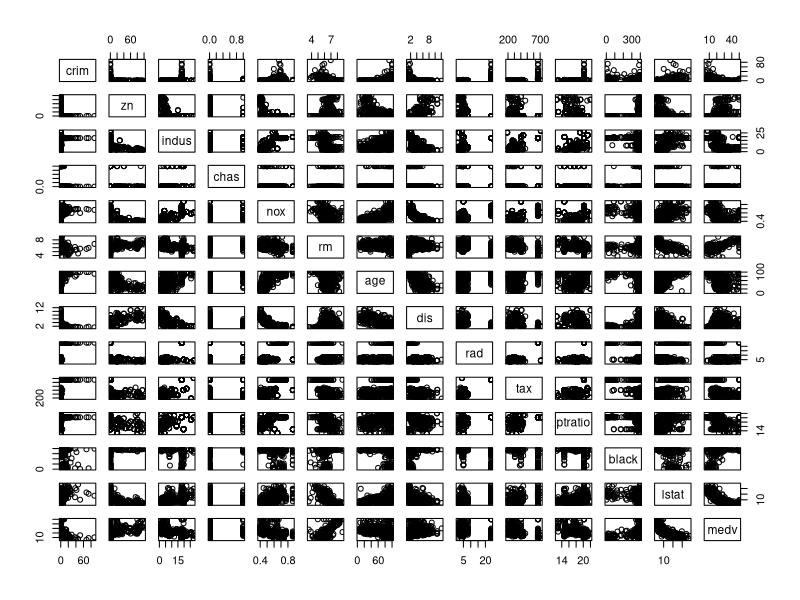
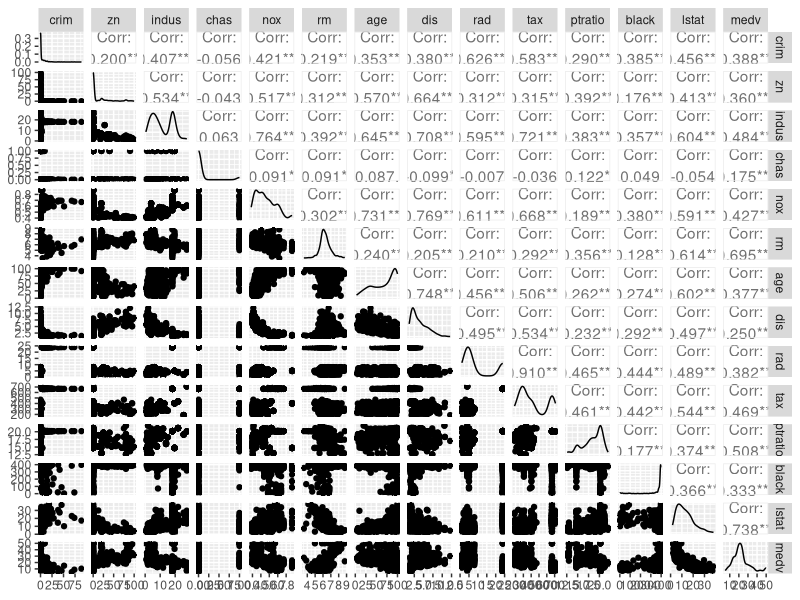
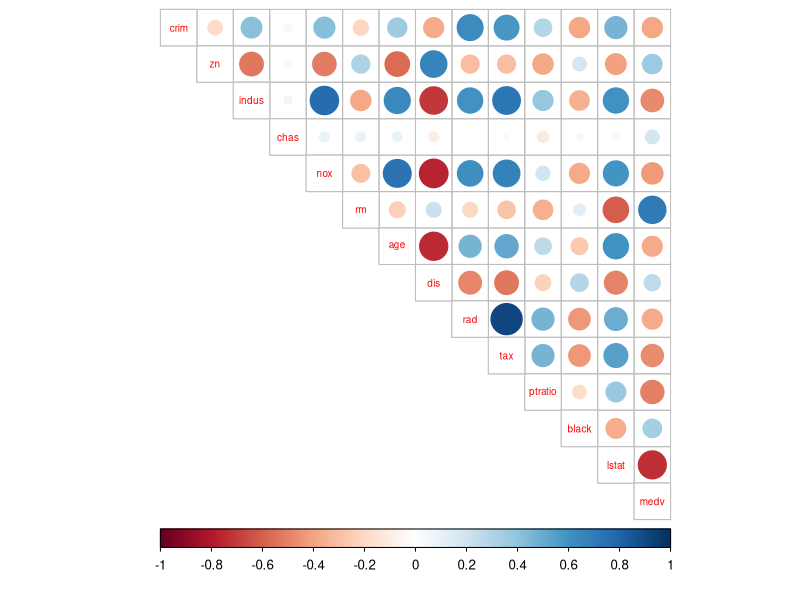
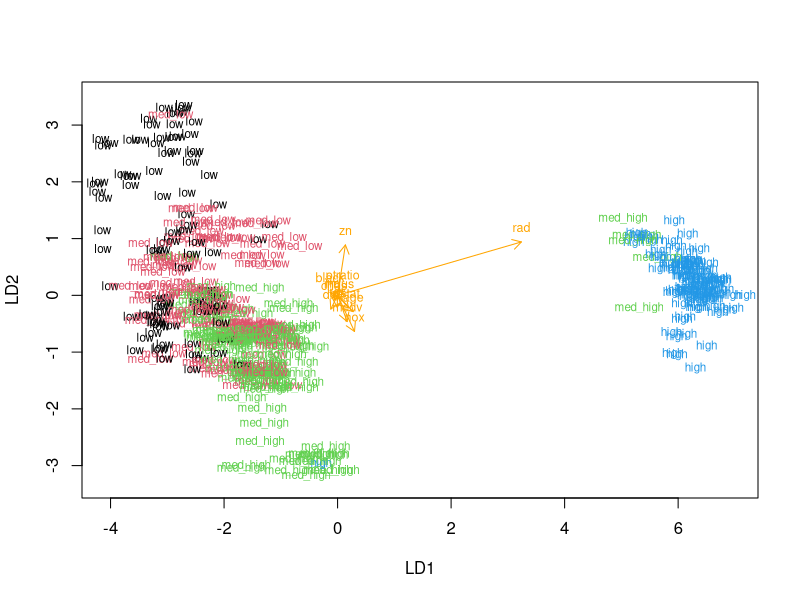
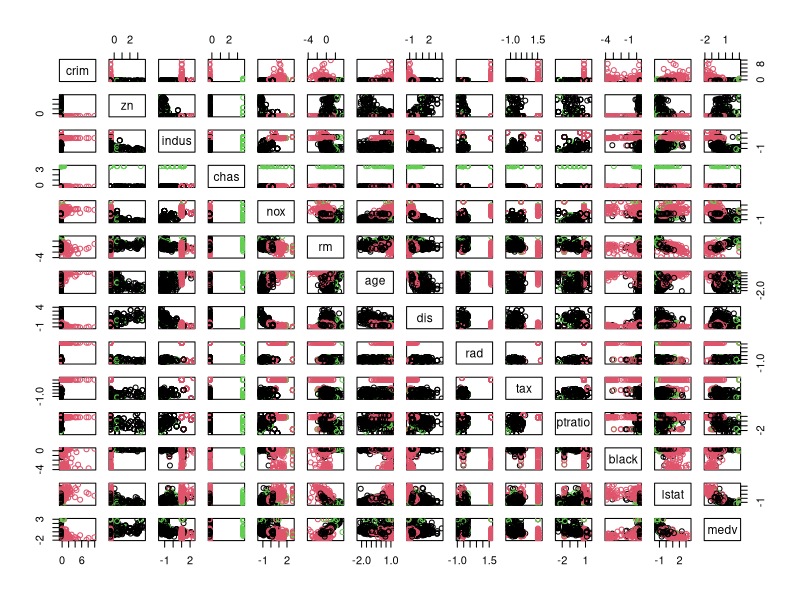
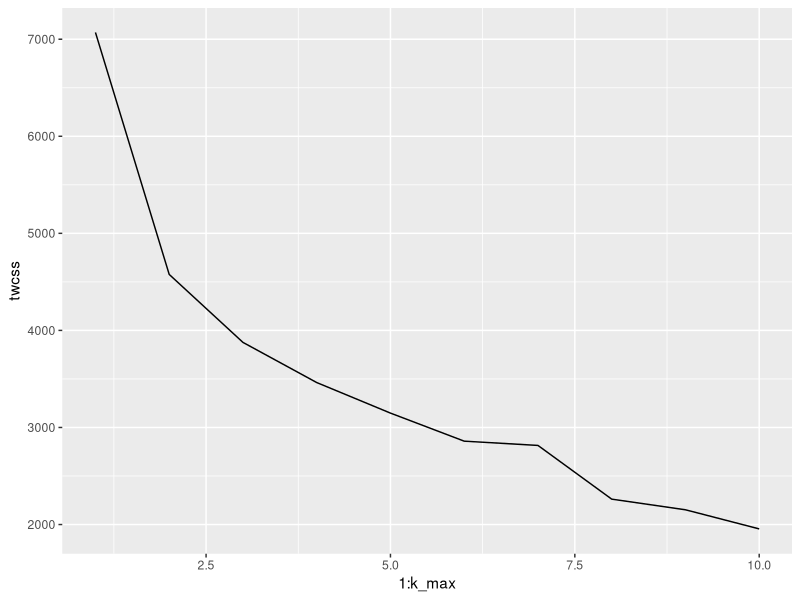
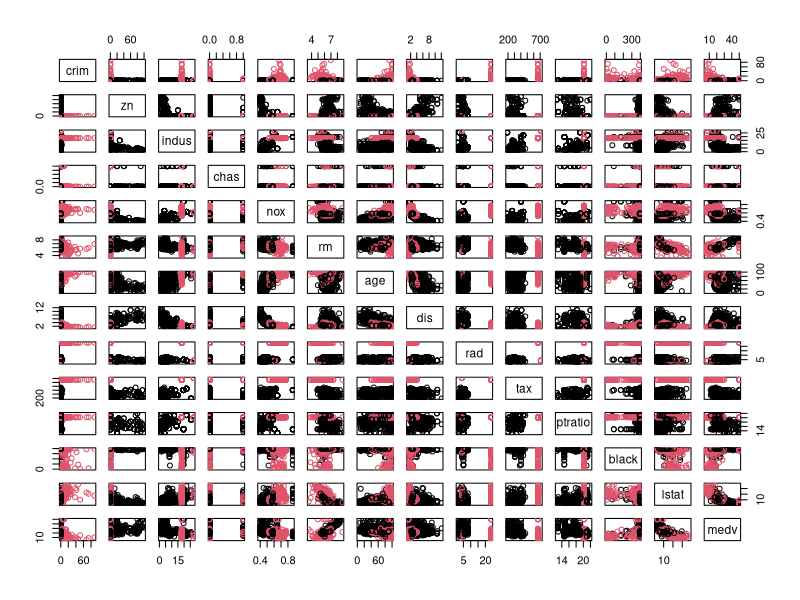

Write R code to recreate these figures, in order.
## ---- chunk 1
date()
## ---- chunk 2
library(MASS)
data("Boston")
str(Boston) #structure
summary(Boston)
dim(Boston) #dimensions

## ---- chunk 3
pairs(Boston) #plot matrix
library(ggplot2)
library(GGally)
ggpairs(Boston)

## ---- chunk 4
library("corrplot")
library("dplyr")
#calculate the correlation matrix and round it
cor_matrix<-cor(Boston) %>% round(digits=2)
#printing correlation matrix
cor_matrix
#visualizing
corrplot(cor_matrix, method="circle", type="upper", cl.pos="b", tl.pos="d", tl.cex = 0.6)

## ---- chunk 5
#scaling
boston_scaled <- scale(Boston)
summary(boston_scaled)
class(boston_scaled)
#I want the data to be in a data frame
boston_scaled<-as.data.frame(boston_scaled)
## ---- chunk 6
summary(boston_scaled$crim)
# create a quantile vector of crim and print it
bins <- quantile(boston_scaled$crim)
bins #there are same values here but e.g. instead of min it shows 0%
#I will use the quantiles as break points when I do the categorical variable 'crime'
crime <- cut(boston_scaled$crim, breaks = bins, include.lowest = TRUE, labels = c("low", "med_low", "med_high", "high"))
table(crime) #labels corresponds the quantiles

# remove original crim from the dataset
boston_scaled <- dplyr::select(boston_scaled, -crim)

# add the new categorical value to scaled data
boston_scaled <- data.frame(boston_scaled, crime)

## ---- chunk 7
# number of rows in the Boston dataset 
n <- nrow(boston_scaled)
n
# choose randomly 80% of the rows
ind <- sample(n,  size = n * 0.8)
# create train set 
train <- boston_scaled[ind,] # 80% of the data is in train set

# create test set 
test <- boston_scaled[-ind,] # 20% of the data is in test set
## ---- chunk 8
lda.fit <- lda(crime ~ ., data = train)
lda.fit
## ---- chunk 9
# the function for lda biplot arrows
lda.arrows <- function(x, myscale = 1, arrow_heads = 0.1, color = "orange", tex = 0.75, choices = c(1,2)){
  heads <- coef(x)
  arrows(x0 = 0, y0 = 0, 
         x1 = myscale * heads[,choices[1]], 
         y1 = myscale * heads[,choices[2]], col=color, length = arrow_heads)
  text(myscale * heads[,choices], labels = row.names(heads), 
       cex = tex, col=color, pos=3)
}

# target classes as numeric
classes <- as.numeric(train$crime)

# plot the lda results
plot(lda.fit, dimen = 2, col = classes, pch = classes)
lda.arrows(lda.fit, myscale = 1)

## ---- chunk 10
# save the correct classes from test data
correct_classes <- test$crime
# remove the crime variable from test data
test <- dplyr::select(test, -crime)
## ---- chunk 11
# predict classes with test data
lda.pred <- predict(lda.fit, newdata = test)
# cross tabulate the results
table(correct = correct_classes, predicted = lda.pred$class)
## ---- chunk 12
data("Boston")
boston_scaled2 <- scale(Boston) #scaling
# euclidean distance matrix
dist_eu <- dist(boston_scaled2)
summary(dist_eu)

# manhattan distance matrix
dist_man <- dist(boston_scaled2, method = 'manhattan')

# look at the summary of the distances
summary(dist_man)

## ---- chunk 13
# k-means clustering
km <-kmeans(boston_scaled2, centers = 3) #let's take 3 centers
# plot the scaled boston dataset with clusters
pairs(boston_scaled2, col = km$cluster)

## ---- chunk 14
library(ggplot2)
set.seed(123)
# determine the number of clusters
k_max <- 10

# calculate the total within sum of squares
twcss <- sapply(1:k_max, function(k){kmeans(boston_scaled2, k)$tot.withinss})

# visualize the results
qplot(x = 1:k_max, y = twcss, geom = 'line')

# k-means clustering
km <-kmeans(Boston, centers = 2)

# plot the Boston dataset with clusters
pairs(Boston, col = km$cluster)
